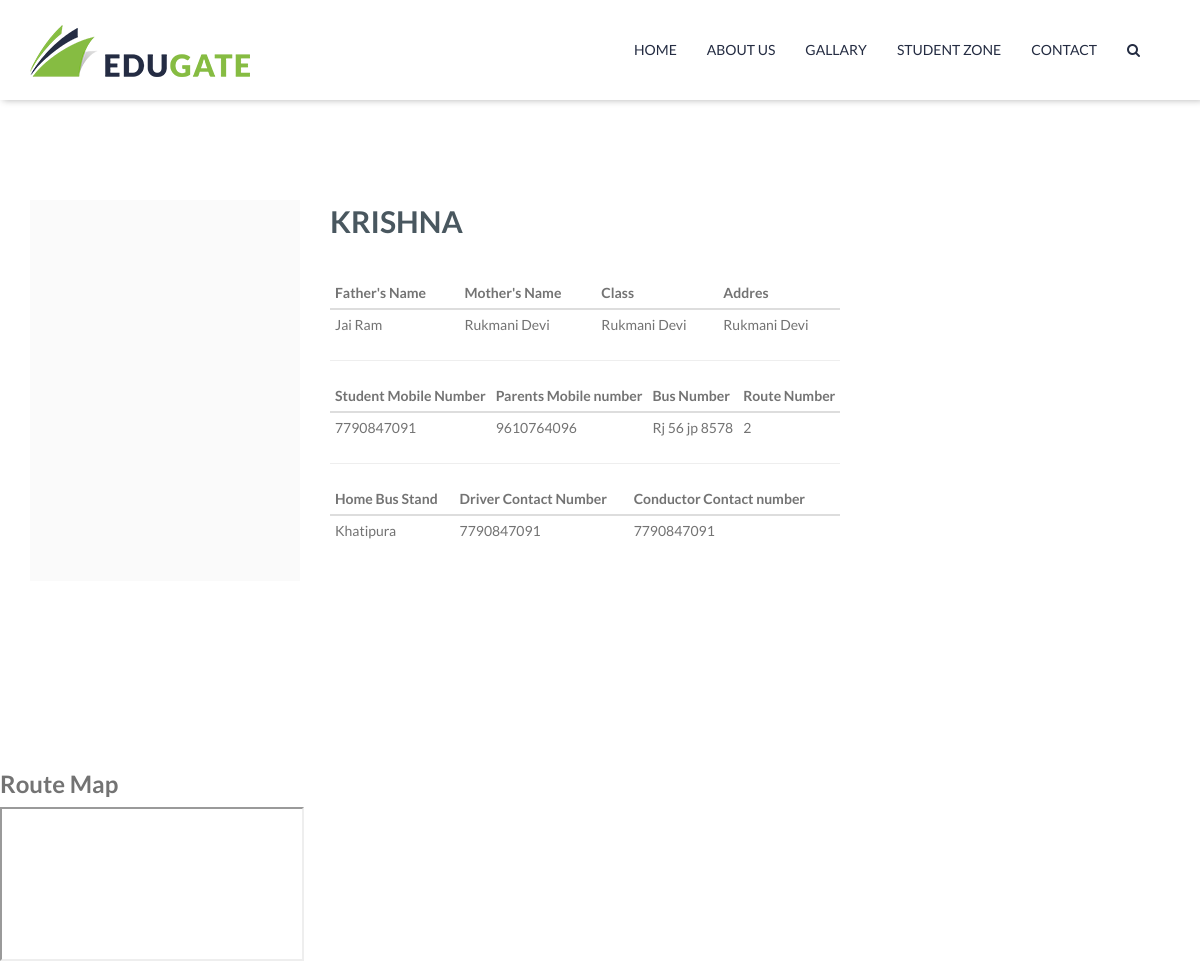
/ViewStudents.php?student_id=2, run on the app's committed database.
### tables this page shows
CREATE TABLE IF NOT EXISTS `students` (
  `student_id` int(11) NOT NULL AUTO_INCREMENT,
  `reg_number` varchar(50) NOT NULL,
  `st_name` varchar(50) NOT NULL,
  `f_name` varchar(50) NOT NULL,
  `m_name` varchar(50) NOT NULL,
  `st_photo` varchar(250) NOT NULL,
  `home_bus_stand_name` varchar(50) NOT NULL,
  `route_number` varchar(50) NOT NULL,
  `st_mobile` varchar(50) NOT NULL,
  `p_mobile` varchar(50) NOT NULL,
  PRIMARY KEY (`student_id`)
);

CREATE TABLE IF NOT EXISTS `vehicle_route` (
  `vehicle_route_id` int(11) NOT NULL AUTO_INCREMENT,
  `vehicle_type_name` varchar(50) NOT NULL,
  `vehicle_number` varchar(50) NOT NULL,
  `driver_name` varchar(50) NOT NULL,
  `conductor_name` varchar(50) NOT NULL,
  `driver_mob_number` varchar(11) NOT NULL,
  `conductor_mobile_number` varchar(11) NOT NULL,
  `route_number` varchar(50) NOT NULL,
  `route_map` varchar(50) NOT NULL,
  `g_map_code` text NOT NULL,
  `starting_bus_stand` varchar(50) NOT NULL,
  `via_bus_stand` varchar(50) NOT NULL,
  `status` int(1) NOT NULL,
  PRIMARY KEY (`vehicle_route_id`)
);

### ViewStudents.php (the view, shortened to what this page needs)
<?php include "header.php";
$student_id=$_REQUEST['student_id'];
$qr=mysql_query("SELECT * FROM `students` WHERE student_id='$student_id'");
$arr=mysql_fetch_array($qr);
 ?>
<div id="wrapper-content">
    <div id="page-wrapper">
        <div class="main-content">
            <div class="content">
                <div class="section section-padding profile-teacher">
                    <div class="container">
                        <div class="profile-teacher-wrapper">
                            <div class="teacher-info">
                                <div class="staff-item2 customize">
                                    <div class="staff-item-wrapper">
                                        <div class="staff-info"></div>
                                    </div>
                                </div>
                                <div class="teacher-des">
                                    <div class="title"><?php echo $arr['st_name']; ?></div>
                                    <div class="content"><p class="content-detail">
                                     <table class="table table-condensed">
    <thead>
      <tr>
        <th>Father's Name</th>
        <th>Mother's Name</th>
        <th>Class</th>
        <th>Addres</th>
      </tr>
    </thead>
    <tbody>
      <tr>
        <td><?php echo $arr['f_name']; ?></td>
        <td><?php echo $arr['m_name']; ?></td>
        <td><?php echo $arr['m_name']; ?></td>
        <td><?php echo $arr['m_name']; ?></td>
      </tr>
    </tbody>
  </table>
  					<hr>
                    <table class="table table-condensed">
    <thead>
      <tr>
        <th>Student Mobile  Number</th>
        <th>Parents Mobile number</th>
        <th>Bus Number</th>
        <th>Route Number</th>
      </tr>
    </thead>
    <tbody>
    <?php
		$route_id=mysql_query("SELECT * FROM `vehicle_route` WHERE 	route_number='".$arr['route_number']."'");
		$route_id_arr=mysql_fetch_array($route_id);
	 ?>
      <tr>
        <td><?php echo $arr['st_mobile']; ?></td>
        <td><?php echo $arr['p_mobile']; ?></td>
        <td><?php echo $route_id_arr['vehicle_number']; ?></td>
        <td><?php echo $arr['route_number']; ?></td>
      </tr>
    </tbody>
  </table>
  <hr>
  <table class="table table-condensed">
    <thead>
      <tr>
        <th>Home Bus Stand</th>
        <th>Driver Contact Number</th>
        <th>Conductor Contact number</th>
        <th></th>
      </tr>
    </thead>
    <tbody>
      <tr>
        <td><?php echo $arr['home_bus_stand_name']; ?></td>
        <td><?php echo $route_id_arr['driver_mob_number']; ?></td>
        <td><?php echo $route_id_arr['conductor_mobile_number']; ?></td>
        <td></td>
      </tr>
    </tbody>
  </table>
                                    </p>
                                    </div>
                                </div>
                            </div>
                        </div>
                    </div>
                </div>
            </div>
            <h3>Route Map</h3>
             <?php echo $route_id_arr['g_map_code']; ?>
        </div>
    </div>
    <div id="back-top"><a href="#top"><i class="fa fa-angle-double-up"></i></a></div>
</div>
<?php include_once("footer.php"); ?>
<script>if ((Cookies.get('color-skin') != undefined) && (Cookies.get('color-skin') != 'color-1')) {
    $('.logo .header-logo img').attr('src', 'assets/images/logo-' + Cookies.get('color-skin') + '.png');
} else if ((Cookies.get('color-skin') == undefined) || (Cookies.get('color-skin') == 'color-1')) {
    $('.logo .header-logo img').attr('src', 'assets/images/logo-color-1.png');
}</script>
<script src="assets/libs/bootstrap-3.3.5/js/bootstrap.min.js"></script>
<script src="assets/libs/smooth-scroll/jquery-smoothscroll.js"></script>
<script src="assets/libs/owl-carousel-2.0/owl.carousel.min.js"></script>
<script src="assets/libs/appear/jquery.appear.js"></script>
<script src="assets/libs/count-to/jquery.countTo.js"></script>
<script src="assets/libs/wow-js/wow.min.js"></script>
<script src="assets/libs/selectbox/js/jquery.selectbox-0.2.min.js"></script>
<script src="assets/libs/fancybox/js/jquery.fancybox.js"></script>
<script src="assets/libs/fancybox/js/jquery.fancybox-buttons.js"></script>
<script src="assets/js/main.js"></script>
<script src="assets/js/pages/profile-teacher.js"></script>
</body>
</html>

### data on the page
students: st_name "KRISHNA", f_name "Jai Ram", m_name "Rukmani Devi", st_mobile "7790847091", p_mobile "9610764096", route_number "2", home_bus_stand_name "Khatipura"
vehicle_route: vehicle_number "Rj 56 jp 8578", driver_mob_number "7790847091", conductor_mobile_number "7790847091"
